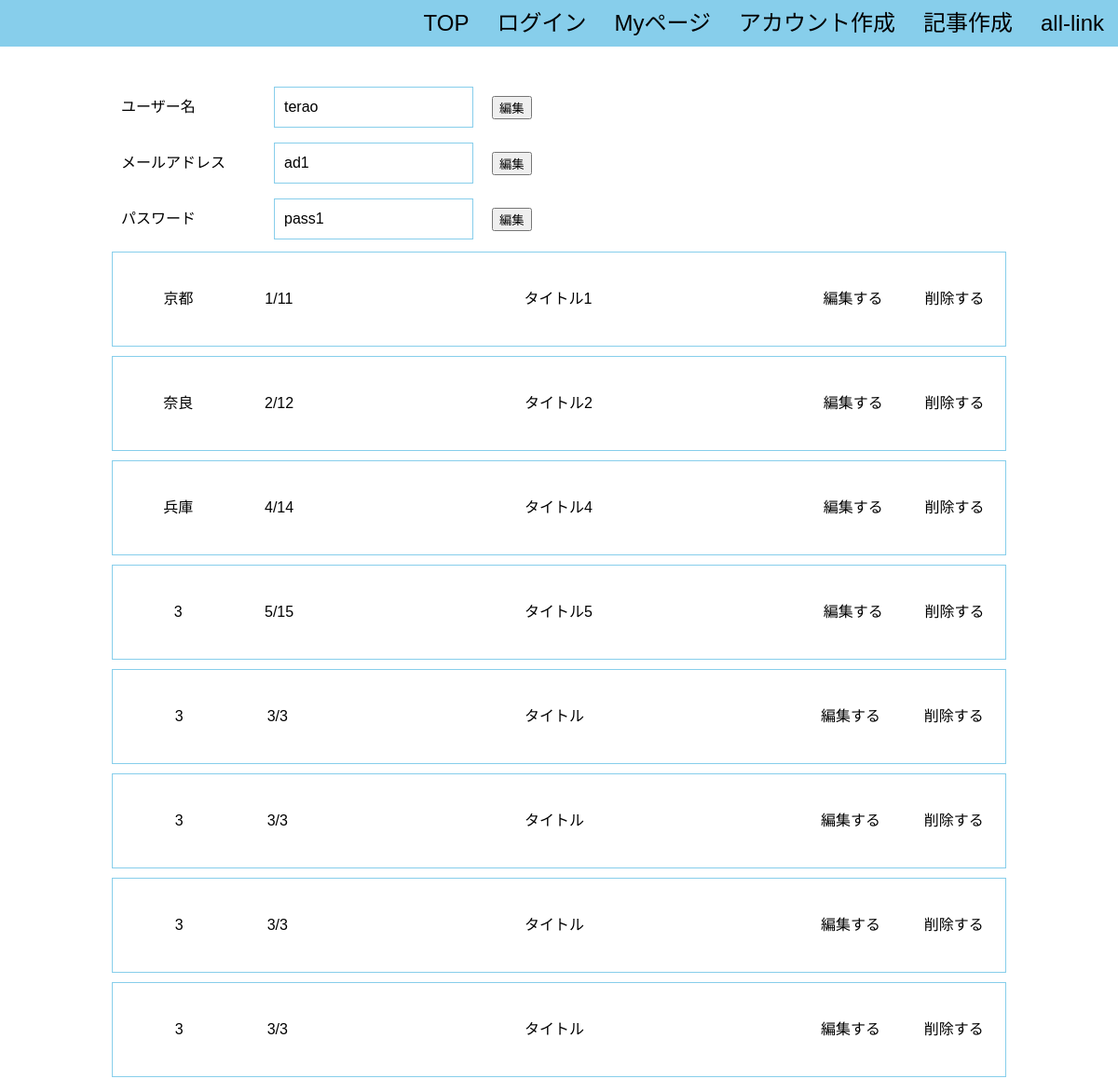
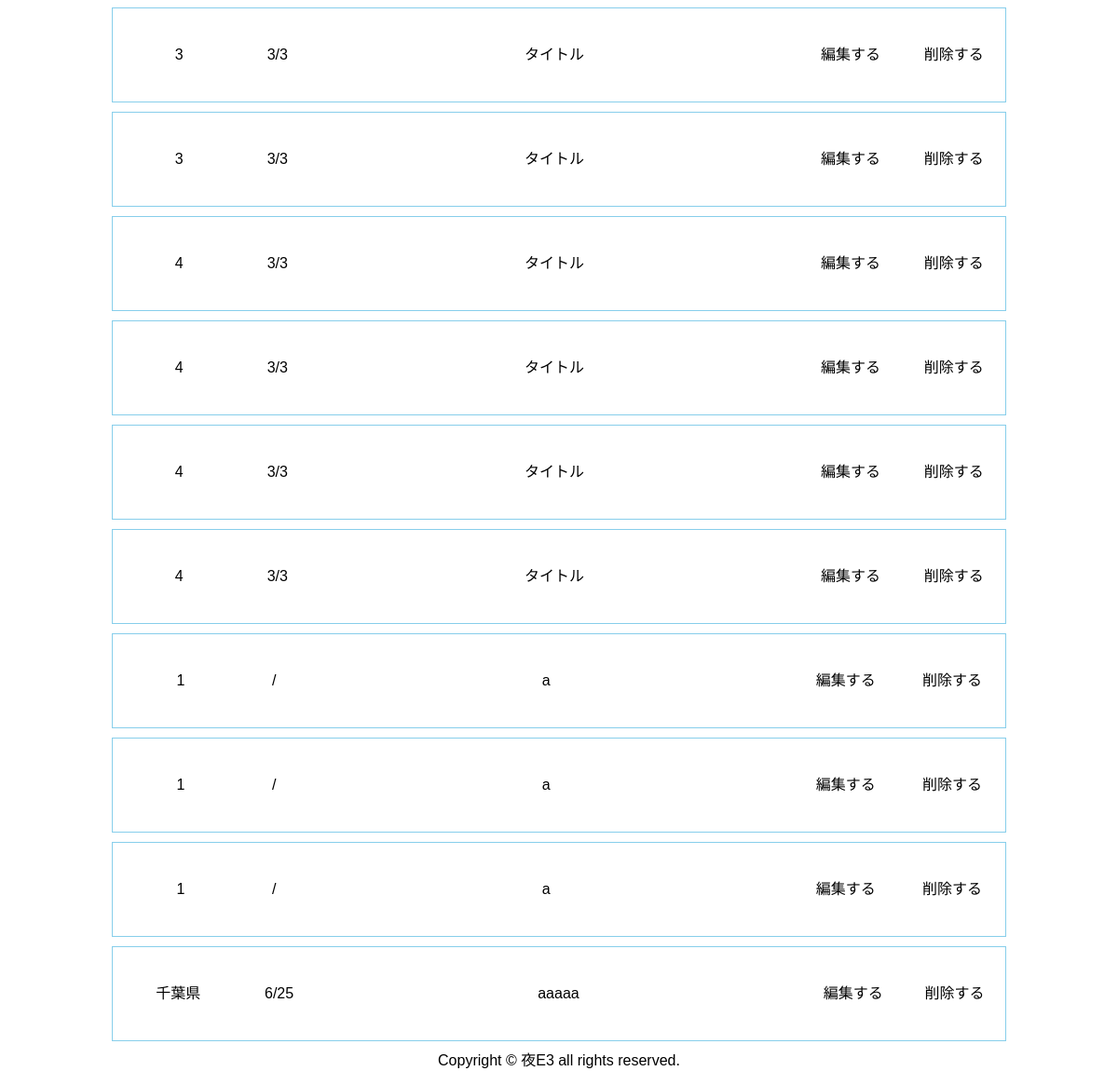
Screenshot of /mypage with the database file from the repository (2 pictures, top to bottom).
### tables this page shows
CREATE TABLE "users" (
	"id"	INTEGER PRIMARY KEY AUTOINCREMENT,
	"name"	TEXT,
	"adress"	TEXT,
	"pass"	TEXT
);

CREATE TABLE "page" (
	"ID"	INTEGER PRIMARY KEY AUTOINCREMENT,
	"userID"	INTEGER,
	"editPASS"	INTEGER,
	"title"	TEXT,
	"prefectures"	TEXT,
	"month"	INTEGER,
	"date"	INTEGER,
	"flag"	INTEGER
);

### app.py (the view)
@app.route('/mypage')
def mypage():
    conn = sqlite3.connect('flaskapp.db')
    c = conn.cursor()
    c.execute("select name, adress, pass from users where id=1")
    user_info = c.fetchone()
    c.execute("select prefectures, month, date, title from page where flag=0")
    page = []
    for row in c.fetchall():
        page.append({"area": row[0], "month": row[1],
                     "date": row[2], "title": row[3]})
    c.close()
    print(user_info)
    print(page)
    return render_template('mypage.html', page=page, user_info=user_info)

### templates/mypage.html
<!DOCTYPE html>
{% extends 'base.html' %}
{% block content %}
<div class="title">マイページ</div>
<div class="mypg_box1">
    <div class="f_item1">ユーザー名</div>
    <div class="f_item2">{{user_info[0]}}</div>
    <div class="f_item3"><button>編集</button></div>
</div>
<div class="mypg_box1">
    <div class="f_item1">メールアドレス</div>
    <div class="f_item2">{{user_info[1]}}</div>
    <div class="f_item3"><button>編集</button></div>
</div>
<div class="mypg_box1">
    <div class="f_item1">パスワード</div>
    <div class="f_item2">{{user_info[2]}}</div>
    <div class="f_item3"><button>編集</button></div>
</div>
{% for item in page %}
<div class="mypg_box2">
    <div class="my_item">{{item["area"]}}</div>
    <div class="my_item1">{{item["month"]}}/{{item["date"]}}</div>
    <div class="my_item2">{{item["title"]}}</div>
    <div class="my_item3">編集する</div>
    <div class="my_item4">削除する</div>
</div>
{% endfor %}
{% endblock %}

### static/css/style.css (style rules this page uses)
html { overflow-y: scroll; }
body, h1, h2, h3, h4, h5, p, ul, ol, li, dl, dt, dd { margin: 0px; padding: 0px; }
body { background: #fff; text-align: center; font-size: 16px; line-height: 1.4; min-width: 100%; -webkit-text-size-adjust: 100%; }
body { font-family: "Noto Sans Japanese", "ヒラギノ角ゴ Pro W3", "Hiragino Kaku Gothic Pro", "ヒラギノ角ゴ ProN W3", "Hiragino Kaku Gothic ProN", "游ゴシック", YuGothic, "メイリオ", "Meiryo", "HGPｺﾞｼｯｸM", "Osaka", "ＭＳ Ｐゴシック", sans-serif, Century Gothic, Arial; }
.title { display: flex; justify-content: center; align-items: center; font-size: 36px; height: 80px; }
.mypg_box1 { display: flex; justify-content: flex-start; align-items: center; height: 50px; margin: 10px 10%; }
.f_item1 { width: 15%; padding: 10px; text-align: left; }
.f_item2 { width: 20%; padding: 10px; margin: 10px; text-align: left; border: 1px solid skyblue;; }
.f_item3 { padding: 10px; text-align: left; }
.mypg_box2 { display: flex; justify-content: space-around; align-items: center; height: 100px; border: 1px solid skyblue; margin: 10px 10%; }
.my_item { min-width: 10%; }
.my_item2 { width: 50%; }

### rows the page displays
users: name "terao", adress "ad1", pass "pass1"
page: area "京都", month "1", date "11", title "タイトル1"
page: area "奈良", month "2", date "12", title "タイトル2"
page: area "兵庫", month "4", date "14", title "タイトル4"
page: area "3", month "5", date "15", title "タイトル5"
page: area "3", month "3", date "3", title "タイトル"
page: area "3", month "3", date "3", title "タイトル"
page: area "3", month "3", date "3", title "タイトル"
page: area "3", month "3", date "3", title "タイトル"
page: area "3", month "3", date "3", title "タイトル"
page: area "3", month "3", date "3", title "タイトル"
page: area "4", month "3", date "3", title "タイトル"
page: area "4", month "3", date "3", title "タイトル"
page: area "4", month "3", date "3", title "タイトル"
page: area "4", month "3", date "3", title "タイトル"
page: area "千葉県", month "6", date "25", title "aaaaa"

### other values shown
{{ item["area"] }} "1" "1" "1"
{{ item["title"] }} "a" "a" "a"
